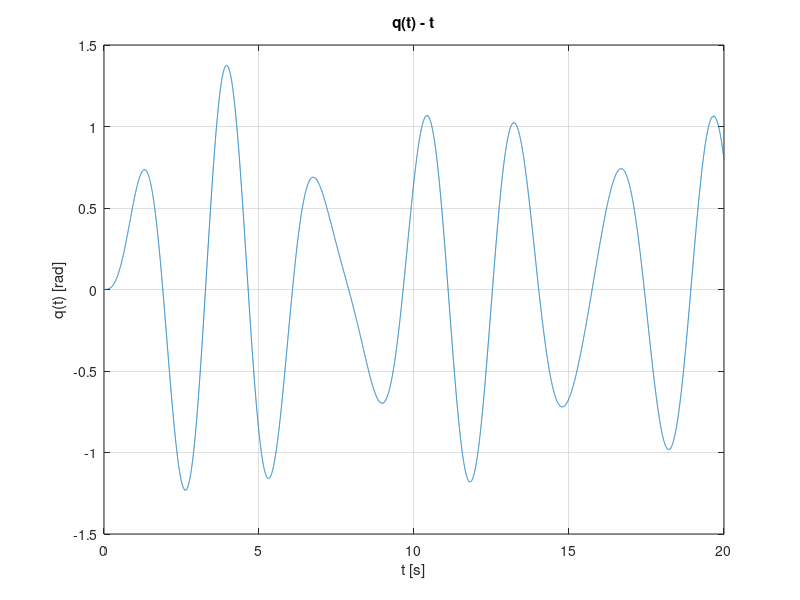
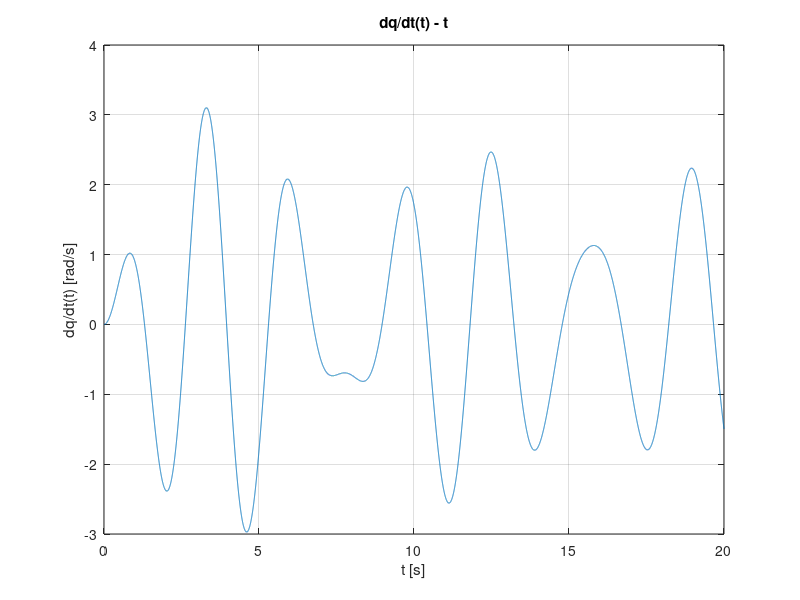

Recreate these plots in MATLAB, in order.
clear;
clc;
close all;

m = 0.75;
L = 1.25;
c = 0.15;
g = 9.81;

x0 = [0; 0];

t = 0:0.001:20;

u = @(t) 4 * sin(2 * t);

f = @(t, x) [x(2); (1/(m*L^2)) * (u(t) - c*x(2) - m*g*L*x(1))];

[t, x] = ode45(f, t, x0);

y = x(:,1);
dy = x(:,2);

figure(1);
plot(t, y);
xlabel('t [s]');
ylabel('q(t) [rad]');
title('q(t) - t');
grid on;

figure(2);
plot(t, dy);
xlabel('t [s]');
ylabel('dq/dt(t) [rad/s]');
title('dq/dt(t) - t');
grid on;
